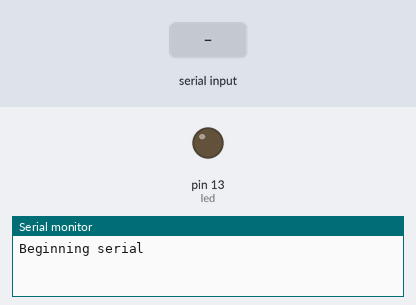
A sketch run on a simulated Arduino Uno, built with avr-gcc and run on an emulated ATmega328P. On the bench: output pins drawn as LEDs (lit = HIGH), the last lines printed to the serial monitor. The test bench sets the inputs (shaded band).

Above: at 1.2 s.
1.3 s: "90,45\n" received over Serial
At 2.1 s:
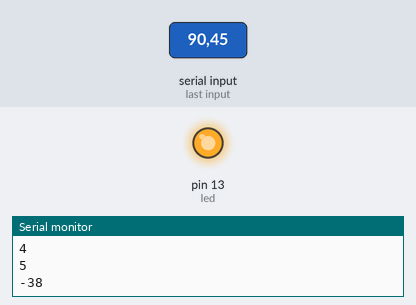
Timing chart, 0 to 4.3 s (numbered marks = the images above; inputs shaded):
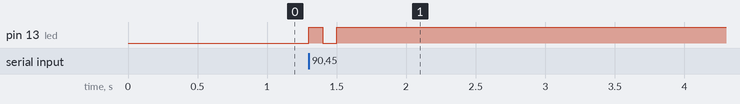

The sketch:

serial_led_gui.ino
```cpp
int led=13;
char serialChar=0;

void setup()
{
  pinMode(led, OUTPUT);
  Serial.begin(9600);
  Serial.println("Beginning serial");
}

void loop()
{
  serialChar=0;
  int stat;
  if(Serial.available()>0){
        stat=(int)Serial.read();
        stat=stat-48;
        Serial.println(stat, DEC);
        if(stat==0){
          digitalWrite(led, LOW);
          delay(100);
          }
        else{
          digitalWrite(led, HIGH);
          delay(100);
        }
  }
}
```

Measured:
- after the input at 1.3 s, pin 13 (led): LOW → HIGH at once, → LOW 0.10 s later, → HIGH 0.10 s later
